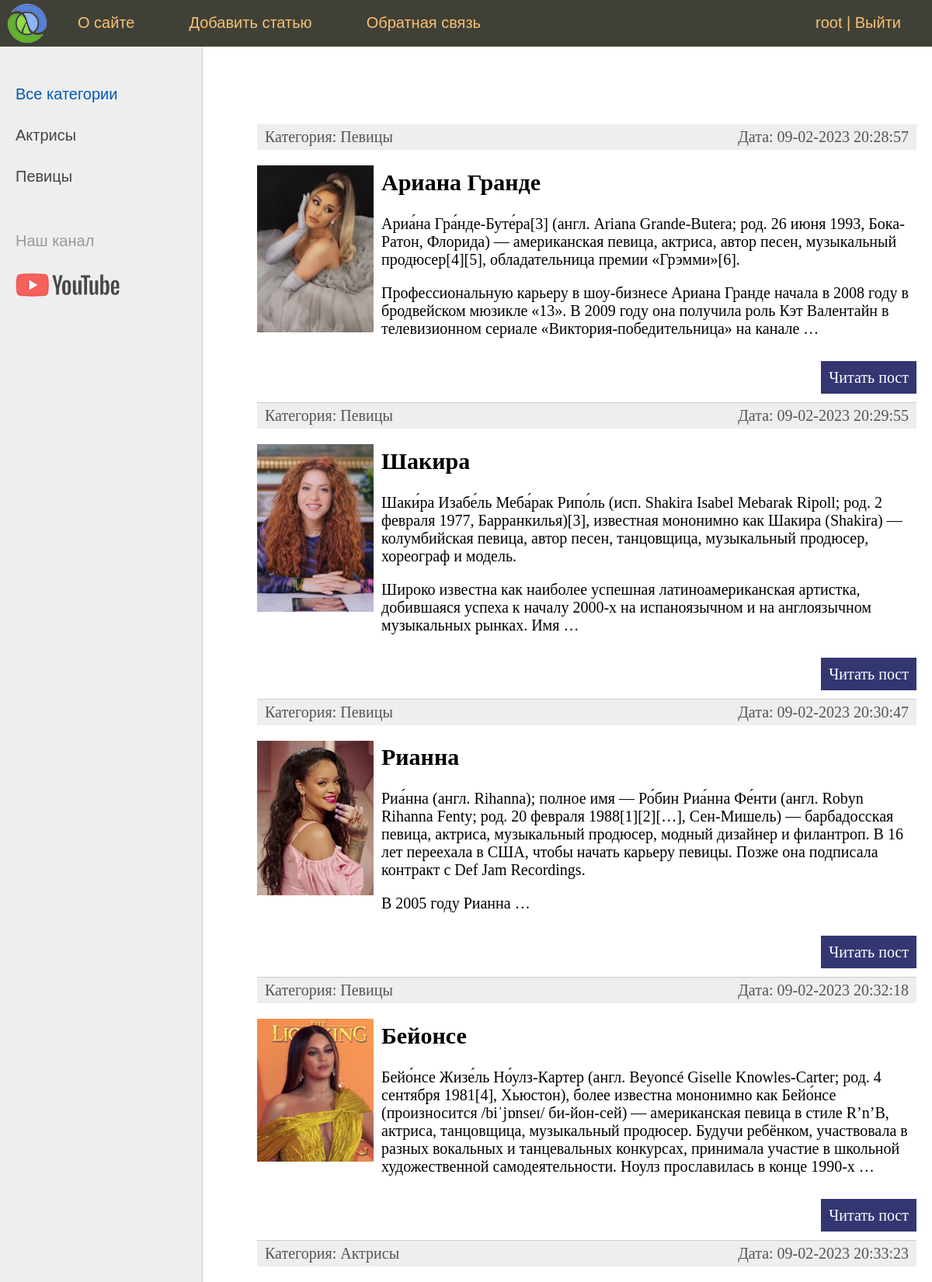
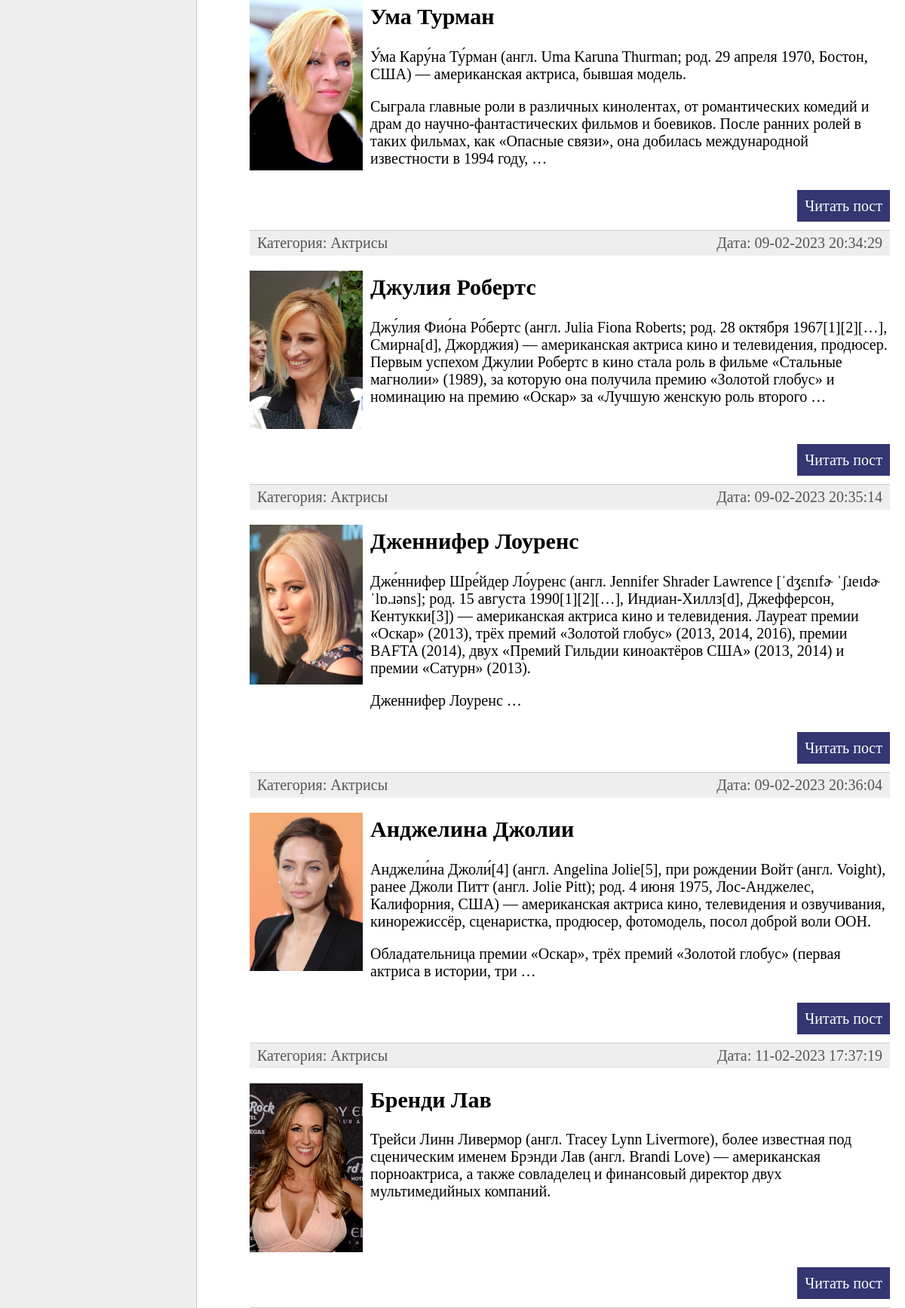
The app's page / (signed in, upper part) with its own data (2 pictures, top to bottom).
### main/models.py (models this page shows, shortened)
class Category(models.Model):
    name = models.CharField(
        max_length=100, db_index=True, verbose_name='Категория')
    slug = models.SlugField(max_length=255, unique=True,
                            db_index=True, verbose_name="URL")
    def __str__(self) -> str:
        return self.name
    def get_absolute_url(self):
        return reverse("category", kwargs={"cat_slug": self.slug})
    class Meta:
        verbose_name = 'Категория'
        verbose_name_plural = 'Категории'
        ordering = ['id']

class Main(models.Model):
    title = models.CharField(max_length=255, verbose_name='Заголовок')
    slug = models.SlugField(max_length=255, unique=True,
                            db_index=True, verbose_name="URL")
    content = models.TextField(blank=True, verbose_name='Текст статьи')
    photo = models.ImageField(
        upload_to="photos/%Y/%m/%d/", verbose_name='Фото')
    time_create = models.DateTimeField(
        auto_now_add=True, verbose_name='Время создания')
    time_update = models.DateTimeField(
        auto_now=True, verbose_name='Время изменения')
    is_published = models.BooleanField(default=True, verbose_name='Публикация')
    cat = models.ForeignKey(
        'Category', on_delete=models.PROTECT, verbose_name='Категория')
    def get_absolute_url(self):
        return reverse("post", kwargs={"post_slug": self.slug})
    class Meta:
        verbose_name = 'Главная страница'
        verbose_name_plural = 'Главная страница'
        ordering = ['id',]

### main/views.py (the view)
# urls.py: path('', MainHome.as_view(), name='home'),  # http://...:8000/
class MainHome(DataMixin, ListView):
    model = Main
    template_name = 'main/index.html'
    context_object_name = 'posts'
    def get_context_data(self, *, object_list=None, **kwargs):
        context = super().get_context_data(**kwargs)
        c_def = self.get_user_context(title='Главная страница')
        return dict(list(context.items()) + list(c_def.items()))
    def get_queryset(self):
        return Main.objects.filter(is_published=True).select_related('cat')

### main/utils.py (called while the page is built)
    def get_user_context(self, **kwargs):
        context = kwargs
        cats = cache.get('cats')
        if not cats:
            cats = Category.objects.annotate(Count('main'))
            cache.set('cats', cats, 60)
        user_menu = menu.copy()
        if not self.request.user.is_authenticated:  # type: ignore
            user_menu.pop(1)
        context['menu'] = user_menu
        context['cats'] = cats
        if 'cat_selected' not in context:
            context['cat_selected'] = 0
        return context

### main/templates/main/index.html (shortened to what this page needs)
{% extends 'main/base.html' %} {% block content %}
<ul class="list-articles">
  {% for p in posts %}
  <li>
    <div class="article-panel">
      <p class="first">Категория: {{p.cat}}</p>
      <p class="last">Дата: {{p.time_update|date:"d-m-Y H:i:s"}}</p>
    </div>
    {% if p.photo %}
    <p><img class="img-article-left thumb" src="{{p.photo.url}}" /></p>
    {% endif %}
    <h2>{{p.title}}</h2>
    {% autoescape on %} {{p.content|linebreaks|truncatewords:50}}
    {%endautoescape %}
    <p class="link-read-post">
      <a href="{{ p.get_absolute_url }}">Читать пост</a>
    </p>
  </li>
  {% endfor %}
</ul>
{% endblock %}

### main/templates/main/base.html (shortened to what this page needs)
{% load static %} {% load main_tags %}
<!DOCTYPE html>
<html>
  <head>
    {% block css %}
    <link
      type="text/css"
      href="{% static 'main/css/styles.css' %}"
      rel="stylesheet"
    />
    {% endblock %}
  </head>
  <body>
    <table class="table-page" border="0" cellpadding="0" cellspacing="0">
      <tr>
        <td valign="top">
          {% block mainmenu %}
          <div class="header">
            <ul id="mainmenu" class="mainmenu">
              <li class="logo">
                <a href="{% url 'home' %}"><div class="logo"></div></a>
              </li>
              {% for m in menu %}
              <li><a href="{% url m.url_name %}">{{m.title}}</a></li>
              {% endfor %}
              {% if request.user.is_authenticated %}
              <li class="last"> {{ user.username }} | <a href="{% url 'logout' %}">Выйти</a></li>
              {% else %}
              <li class="last">
                <a href="{% url 'register' %}">Регистрация</a> | <a href="{% url 'login' %}">Войти</a>
              </li>
              {% endif %}
            </ul>
          </div>
          {% endblock mainmenu %}
          <table
            class="table-content"
            border="0"
            cellpadding="0"
            cellspacing="0"
          >
            <tr>
              <td valign="top" class="left-chapters">
                <ul id="leftchapters">
                  {% if cat_selected == 0 %}
                  <li class="selected">Все категории</li>
                  {% else %}
                  <li><a href="{% url 'home' %}">Все категории</a></li>
                  {% endif %} {% for c in cats %} {% if c.main__count > 0 %}
                  {%if c.pk == cat_selected %}
                  <li class="selected">{{c.name}}</li>
                  {% else %}
                  <li><a href="{{ c.get_absolute_url }}">{{c.name}}</a></li>
                  {% endif %} {% endif %} {% endfor %}
                  <li class="share">
                    <p>Наш канал</p>
                    <a
                      class="share-yt"
                      href="https://www.youtube.com/channel/UClJzWfGWuGJL2t-3dYKcHTA/playlists"
                      target="_blank"
                      rel="nofollow"
                    ></a>
                  </li>
                </ul>
              </td>
              <td valign="top" class="content">
                <div class="content-text">
                  {% block content %} {% endblock %}
                </div>
              </td>
            </tr>
          </table>
        </td>
      </tr>
    </table>
  </body>
</html>

### main/static/main/css/styles.css (style rules this page uses)
html, body { font-family: 'Arial'; margin: 0; padding: 0; height: 100%; width: 100%; color: #444; }
a { color: #0059b2; text-decoration: none; }
img { max-width: 600px; height: auto; }
img.img-article-left { max-width: 300px; height: auto; float: left; padding: 0 10px 10px 0; }
img.img-article-left.thumb { max-width: 150px; height: auto; }
p.link-read-post { text-align: right; }
p.link-read-post a { padding: 10px; min-width: 100px; background: #333671; color: #fff; text-decoration: none; }
div.article-panel { background: #eee; padding: 5px 10px 5px 10px; box-sizing: border-box; overflow: hidden; color: #555; }
div.article-panel p.first { margin: 0; float: left; }
div.article-panel p.last { margin: 0; float: right; }
ul.list-articles { list-style: none; margin: 0; padding: 0; }
ul.list-articles li { border-bottom: 1px solid #ccc; }
.table-page { width: 100%; height: 100%; vertical-align: top; }
.table-page tr { height: 100%; }
.header { background: #3F4137; height: 60px; }
.logo { background: url('../images/logo.png') no-repeat 10px 5px; width: 70px; height: 60px; }
ul.mainmenu { list-style: none; margin: 0; padding: 0; height: 60px; color: #fdc073; font-size: 20px; overflow: hidden; }
ul.mainmenu li { float: left; margin: 18px 40px 0 30px; }
ul.mainmenu li.logo { margin: 0; }
ul.mainmenu li.last { float: right; }
ul.mainmenu li a { color: #fdc073; text-decoration: none; }
.table-content { width: 100%; min-height: 100%; height: 100%; }
.left-chapters { margin: 0; background: #eee; border-right: 1px solid #ccc; min-height: 100%; }
.left-chapters ul { width: 230px; min-height: 100%; margin: 0; padding: 20px 10px 10px 20px; list-style: none; font-size: 20px; }
.left-chapters ul li { margin: 30px 0 0 0; color: #999; }
.left-chapters ul li.selected { color: #0059b2; }
.left-chapters ul li a { color: #444; text-decoration: none; }
.left-chapters ul li.share { margin: 60px 0 0 0; }
.left-chapters ul li.share p { margin: 30px 0 30px 0; }
.left-chapters ul li.share a { display: inline-block; width: 40px; height: 40px; margin: 0 20px 0 0; }
.left-chapters ul li.share a.share-yt { width: 100%; height: 30px; background: url('../images/share_yt.png') no-repeat 0 0 }
.content { padding: 40px 20px 20px 40px; width: 100%; box-sizing: border-box; }
.content-text { margin: 60px 0 0 30px; color: #000; font-size: 20px; font-family: Yandex Sans Display Light; }

### records on screen
Category: name "Актрисы"
Category: name "Певицы"
Main: cat "Певицы", time_update "09-02-2023 20:28:57", photo (picture), title "Ариана Гранде", content "Ариа́на Гра́нде-Буте́ра[3] (англ. Ariana Grande-Butera; род. 26 июня 1993, Бока-Ратон, Флорида) — американская певица, актриса, автор песен, музыкальный продюсер[4][5], обладательница премии «Грэмми»[6]. Профессиональную карьеру в шоу-бизнесе Ариана Гранде начала в 2008 году в бродвейском мюзикле «13». В 2009 году она получила роль Кэт Валентайн в телевизионном сериале «Виктория-победительница» на канале …"
Main: cat "Певицы", time_update "09-02-2023 20:29:55", photo (picture), title "Шакира", content "Шаки́ра Изабе́ль Меба́рак Рипо́ль (исп. Shakira Isabel Mebarak Ripoll; род. 2 февраля 1977, Барранкилья)[3], известная мононимно как Шакира (Shakira) — колумбийская певица, автор песен, танцовщица, музыкальный продюсер, хореограф и модель. Широко известна как наиболее успешная латиноамериканская артистка, добившаяся успеха к началу 2000-х на испаноязычном и на англоязычном музыкальных рынках. Имя …"
Main: cat "Певицы", time_update "09-02-2023 20:30:47", photo (picture), title "Рианна", content "Риа́нна (англ. Rihanna); полное имя — Ро́бин Риа́нна Фе́нти (англ. Robyn Rihanna Fenty; род. 20 февраля 1988[1][2][…], Сен-Мишель) — барбадосская певица, актриса, музыкальный продюсер, модный дизайнер и филантроп. В 16 лет переехала в США, чтобы начать карьеру певицы. Позже она подписала контракт с Def Jam Recordings. В 2005 году Рианна …"
Main: cat "Певицы", time_update "09-02-2023 20:32:18", photo (picture), title "Бейонсе", content "Бейо́нсе Жизе́ль Но́улз-Картер (англ. Beyoncé Giselle Knowles-Carter; род. 4 сентября 1981[4], Хьюстон), более известна мононимно как Бейо́нсе (произносится /biˈjɒnseɪ/ би-йон-сей) — американская певица в стиле R’n’B, актриса, танцовщица, музыкальный продюсер. Будучи ребёнком, участвовала в разных вокальных и танцевальных конкурсах, принимала участие в школьной художественной самодеятельности. Ноулз прославилась в конце 1990-х …"
Main: cat "Актрисы", time_update "09-02-2023 20:33:23", photo (picture), title "Ума Турман", content "У́ма Кару́на Ту́рман (англ. Uma Karuna Thurman; род. 29 апреля 1970, Бостон, США) — американская актриса, бывшая модель. Сыграла главные роли в различных кинолентах, от романтических комедий и драм до научно-фантастических фильмов и боевиков. После ранних ролей в таких фильмах, как «Опасные связи», она добилась международной известности в 1994 году, …"
Main: cat "Актрисы", time_update "09-02-2023 20:34:29", photo (picture), title "Джулия Робертс", content "Джу́лия Фио́на Ро́бертс (англ. Julia Fiona Roberts; род. 28 октября 1967[1][2][…], Смирна[d], Джорджия) — американская актриса кино и телевидения, продюсер. Первым успехом Джулии Робертс в кино стала роль в фильме «Стальные магнолии» (1989), за которую она получила премию «Золотой глобус» и номинацию на премию «Оскар» за «Лучшую женскую роль второго …"
Main: cat "Актрисы", time_update "09-02-2023 20:35:14", photo (picture), title "Дженнифер Лоуренс", content "Дже́ннифер Шре́йдер Ло́уренс (англ. Jennifer Shrader Lawrence [ˈdʒɛnɪfɚ ˈʃɹeɪdɚ ˈlɒ.ɹəns]; род. 15 августа 1990[1][2][…], Индиан-Хиллз[d], Джефферсон, Кентукки[3]) — американская актриса кино и телевидения. Лауреат премии «Оскар» (2013), трёх премий «Золотой глобус» (2013, 2014, 2016), премии BAFTA (2014), двух «Премий Гильдии киноактёров США» (2013, 2014) и премии «Сатурн» (2013). Дженнифер Лоуренс …"
Main: cat "Актрисы", time_update "09-02-2023 20:36:04", photo (picture), title "Анджелина Джолии", content "Анджели́на Джоли́[4] (англ. Angelina Jolie[5], при рождении Войт (англ. Voight), ранее Джоли Питт (англ. Jolie Pitt); род. 4 июня 1975, Лос-Анджелес, Калифорния, США) — американская актриса кино, телевидения и озвучивания, кинорежиссёр, сценаристка, продюсер, фотомодель, посол доброй воли ООН. Обладательница премии «Оскар», трёх премий «Золотой глобус» (первая актриса в истории, три …"
Main: cat "Актрисы", time_update "11-02-2023 17:37:19", photo (picture), title "Бренди Лав", content "Трейси Линн Ливермор (англ. Tracey Lynn Livermore), более известная под сценическим именем Брэнди Лав (англ. Brandi Love) — американская порноактриса, а также совладелец и финансовый директор двух мультимедийных компаний."

### other values on screen
{{ m.title }} "О сайте" "Добавить статью" "Обратная связь"
{{ user.username }} "root"
